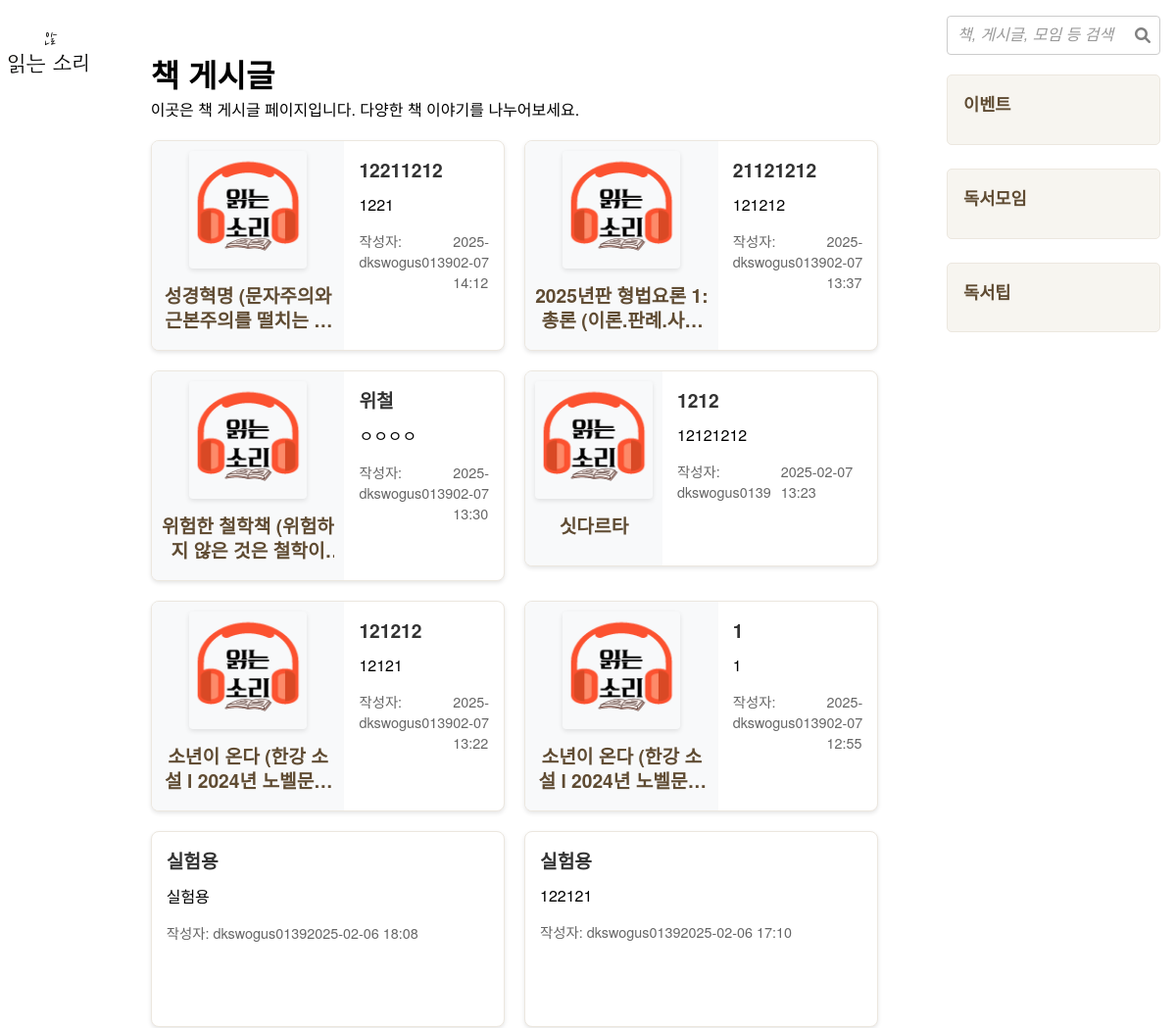
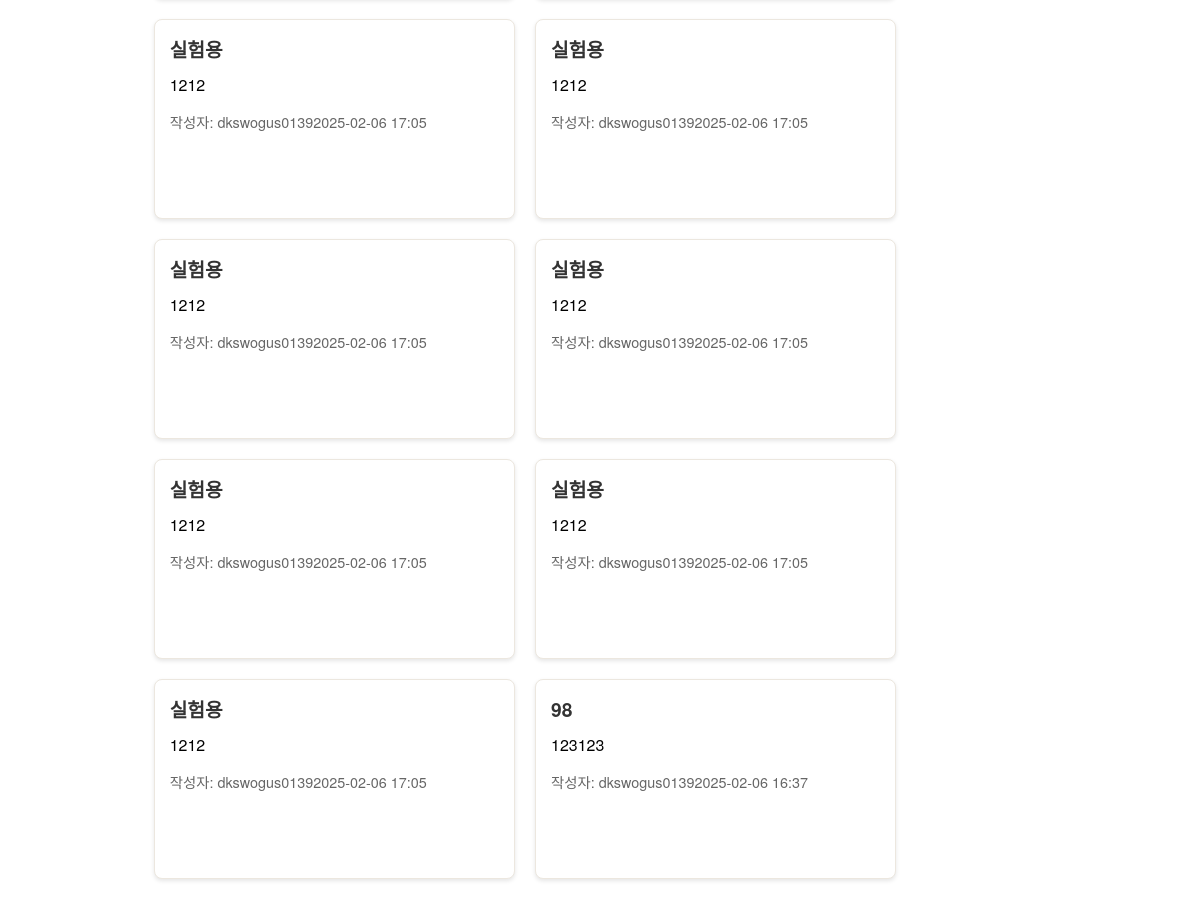
Before: /community/general_post/ with the older database file (2 pictures, top to bottom).
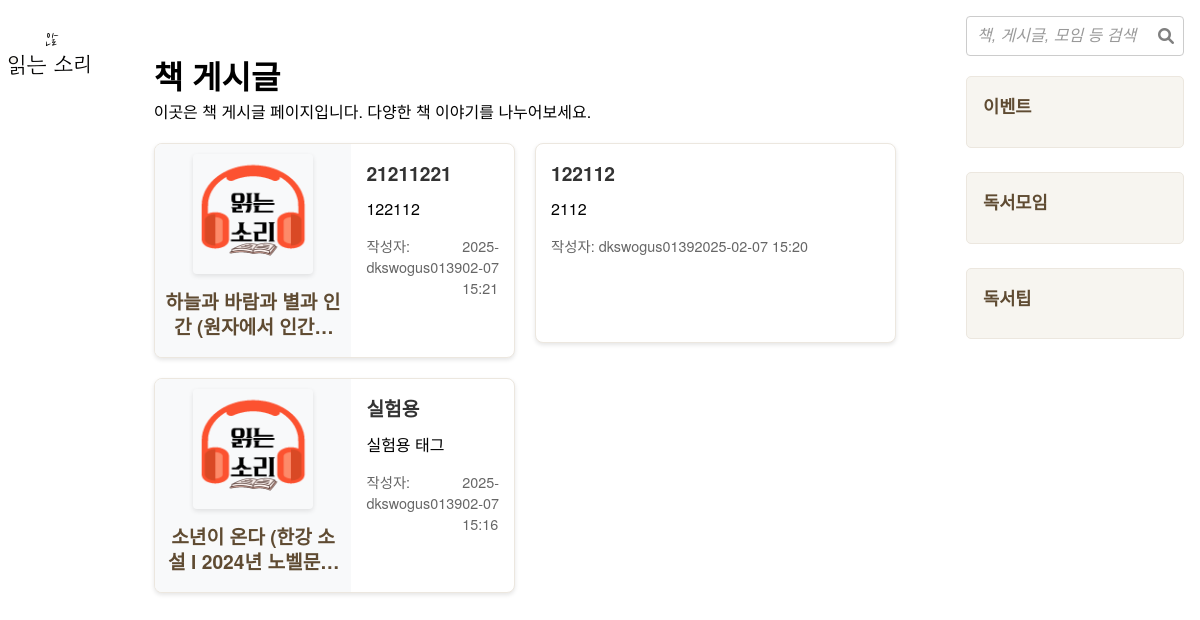
After: the same page with the newer database file.
### community/models.py (models this page shows, shortened)
class Post(models.Model):
    title       = models.CharField(max_length=200, verbose_name="제목")
    content     = models.TextField(verbose_name="내용")
    writer      = models.ForeignKey(User, on_delete=models.CASCADE, verbose_name="작성자")
    views       = models.PositiveIntegerField(default=0, verbose_name="조회수")
    postimage_set = GenericRelation(PostImage)
    created_at  = models.DateTimeField(auto_now_add=True, verbose_name="등록일")
    updated_at  = models.DateTimeField(auto_now=True, verbose_name="수정일")
    is_active   = models.BooleanField(default=True, verbose_name="활성화 여부")
    is_pinned   = models.BooleanField(default=False, verbose_name="고정 여부")
    is_deleted  = models.BooleanField(default=False, verbose_name="삭제 여부")
    is_side_bar = models.BooleanField(
        default=False,
        verbose_name="사이드바 노출 여부",
        help_text="게시글을 사이드바에 표시할지 여부를 설정합니다."
    )
    search_vector = SearchVectorField(null=True)                # 검색 기능 추가
    category = models.CharField(
        max_length=50,
        choices=PostCategory.choices,  # 선택 항목 직접 연결
        default=PostCategory.BOOK_POST,
        verbose_name="카테고리",
        help_text="게시글 유형 선택"
    )
    tags        = models.ManyToManyField('PostTag', blank=True, verbose_name="태그")
    likes = GenericRelation('Like')  # 좋아요 관계 추가
    book        = models.ForeignKey(
        'Book',
        on_delete=models.CASCADE,
        null=True,
        blank=True,
        verbose_name="책"
    )
    objects = PostManager()
    class Meta:
        abstract = True
        ordering = ['-is_pinned', '-created_at']
        indexes = [
            GinIndex(fields=['search_vector'])                 # 검색 성능 향상을 위한 인덱스
        ]

class GeneralPost(Post):
    images = GenericRelation(PostImage)
    class Meta(Post.Meta):
        verbose_name = "일반 게시글"
        verbose_name_plural = "일반 게시글 목록"

class Book(models.Model):
    isbn = models.CharField(
        max_length=20,
        unique=True,
        null=True,
        blank=True,
        verbose_name="ISBN"
    )
    title = models.CharField(max_length=200, verbose_name="책 제목")
    author = models.CharField(max_length=100, blank=True, null=True, verbose_name="저자")
    publisher = models.CharField(max_length=100, blank=True, null=True, verbose_name="출판사")
    pubdate = models.CharField(max_length=20, blank=True, null=True, verbose_name="출판일(문자열)")
    thumbnail_url = models.URLField(blank=True, null=True, verbose_name="썸네일 이미지 URL")
    link = models.URLField(blank=True, null=True, verbose_name="도서 링크")
    genre = models.CharField(                                  # 오른쪽 주석: 변경된 BookGenre 모델을 참조
        max_length=50,
        choices=BookGenre.choices,  # 선택 항목 직접 연결
        default=BookGenre.ESSAY,
        verbose_name="책 장르",
        help_text="책 장르 선택"
    )
    description = models.TextField(blank=True, null=True, verbose_name="책 설명")
    priority = models.PositiveIntegerField(
        default=0,
        null=True,
        blank=True,
        verbose_name='우선순위',
        help_text='낮은 숫자가 더 높은 우선순위를 가집니다 (예: 1이 2보다 높음).'
    )
    created_at = models.DateTimeField(
        default=timezone.now,
        verbose_name="등록일"
    )
    updated_at = models.DateTimeField(auto_now=True, verbose_name="수정일")
    is_active = models.BooleanField(default=True, verbose_name="활성화 여부")
    views = models.PositiveIntegerField(default=0, verbose_name="조회수")
    likes = GenericRelation('Like')  # 좋아요 관계 추가
    comments = GenericRelation('Comment')
    is_recommended = models.BooleanField(
        default=False,
        verbose_name="추천도서 여부",
        help_text="추천도서 페이지 노출 여부"
    )
    recommendation_comment = models.CharField(
        max_length=255,
        blank=True,
        null=True,
        verbose_name="추천 코멘트",
        help_text="추천도서 페이지에 표시될 짧은 설명 (150자 이내)"
    )
    class Meta:
        ordering = ['priority', 'title']  # 우선순위 높은(숫자 낮은) 책부터 정렬 후, 제목 순
        verbose_name = "책"
        verbose_name_plural = "책 목록"

### community/views.py (the view)
# urls.py: path('general_post/', views.general_post, name='general_post'), # 일반 게시판 뷰
def general_post(request):
    posts = GeneralPost.objects.all().order_by('-is_pinned', '-created_at').prefetch_related('tags')  # 고정 게시글 우선, 이후 최근 게시글 정렬
    context = {
        **get_common_context(request),
        "posts": posts
    }
    return render(request, 'community/general_post.html', context)

### community/models.py (called while the page is built)
    def get_queryset(self):
        return super().get_queryset().filter(is_deleted=False, is_active=True)

### community/templates/community/general_post.html (shortened to what this page needs)
{% extends "community/base.html" %}
{% load static %}
{% block content %}
  <div class="post-list-container">
    <h1>책 게시글</h1>
    <p>이곳은 책 게시글 페이지입니다. 다양한 책 이야기를 나누어보세요.</p>
    {% if posts %}
      <div class="post-grid">
        {% for post in posts %}
          <a href="{% url 'community:general_post_detail' post.pk %}" class="post-card-link">
            <div class="post-card">
              {% if post.book %}
                <div class="book-info">
                  {% if post.book.thumbnail_url %}
                    <img src="{{ post.book.thumbnail_url }}" alt="{{ post.book.title }}" class="book-thumbnail">
                  {% endif %}
                  <h4 class="book-title">{{ post.book.title }}</h4>
                </div>
              {% endif %}
              <div class="post-content">
                <h3>{{ post.title }}</h3>
                <p>{{ post.content|truncatechars:150 }}</p>
                <div class="post-meta">
                  <span class="writer">작성자: {{ post.writer.username }}</span>
                  <span class="date">{{ post.created_at|date:"Y-m-d H:i" }}</span>
                </div>
              </div>
            </div>
          </a>
        {% endfor %}
      </div>
    {% else %}
      <p class="no-posts">아직 작성된 게시글이 없습니다.</p>
    {% endif %}
  </div>
{% endblock %}

Changed rows visible on the page:
removed GeneralPost: book "성경혁명 (문자주의와 근본주의를…", title "12211212", content "1221", writer.username "dkswogus0139", created_at "2025-02-07 14:12"
removed GeneralPost: book "2025년판 형법요론 1: 총론…", title "21121212", content "121212", writer.username "dkswogus0139", created_at "2025-02-07 13:37"
removed GeneralPost: book "위험한 철학책 (위험하지 않은 것은…", title "위철", content "ㅇㅇㅇㅇ", writer.username "dkswogus0139", created_at "2025-02-07 13:30"
removed GeneralPost: book "싯다르타", title "1212", content "12121212", writer.username "dkswogus0139", created_at "2025-02-07 13:23"
removed GeneralPost: book "소년이 온다 (한강 소설 l…", title "121212", content "12121", writer.username "dkswogus0139", created_at "2025-02-07 13:22"
removed GeneralPost: book "소년이 온다 (한강 소설 l…", title "1", content "1", writer.username "dkswogus0139", created_at "2025-02-07 12:55"
removed GeneralPost: title "실험용", content "실험용", writer.username "dkswogus0139", created_at "2025-02-06 18:08"
removed GeneralPost: title "실험용", content "122121", writer.username "dkswogus0139", created_at "2025-02-06 17:10"
removed GeneralPost: title "실험용", content "1212", writer.username "dkswogus0139", created_at "2025-02-06 17:05"
removed GeneralPost: title "실험용", content "1212", writer.username "dkswogus0139", created_at "2025-02-06 17:05"
removed GeneralPost: title "실험용", content "1212", writer.username "dkswogus0139", created_at "2025-02-06 17:05"
removed GeneralPost: title "실험용", content "1212", writer.username "dkswogus0139", created_at "2025-02-06 17:05"
removed GeneralPost: title "실험용", content "1212", writer.username "dkswogus0139", created_at "2025-02-06 17:05"
removed GeneralPost: title "실험용", content "1212", writer.username "dkswogus0139", created_at "2025-02-06 17:05"
removed GeneralPost: title "실험용", content "1212", writer.username "dkswogus0139", created_at "2025-02-06 17:05"
removed GeneralPost: title "98", content "123123", writer.username "dkswogus0139", created_at "2025-02-06 16:37"
added GeneralPost: book "하늘과 바람과 별과 인간…", title "21211221", content "122112", writer.username "dkswogus0139", created_at "2025-02-07 15:21"
added GeneralPost: title "122112", content "2112", writer.username "dkswogus0139", created_at "2025-02-07 15:20"
added GeneralPost: book "소년이 온다 (한강 소설 l…", title "실험용", content "실험용 태그", writer.username "dkswogus0139", created_at "2025-02-07 15:16"
